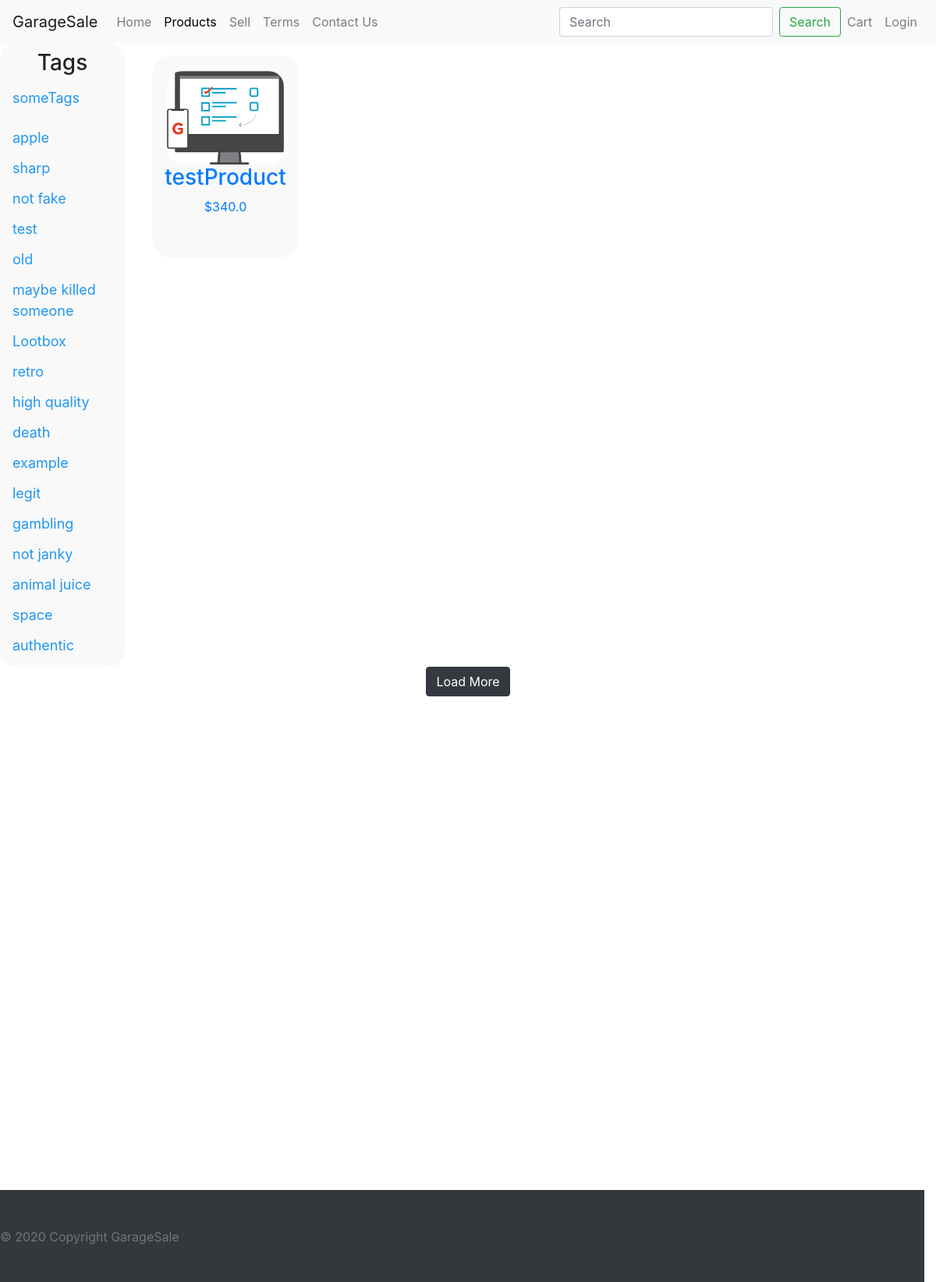
Screenshot of /products/someTags with the database file from the repository.
### tables this page shows
CREATE TABLE "Products"
(
	id INTEGER
		primary key autoincrement,
	name TEXT not null,
	price REAL not null,
	description TEXT,
	tags TEXT,
	image_file TEXT,
	condition TEXT,
	user int
		constraint Products_Users_uid_fk
			references Users
);

### garage_sale/routes.py (the view)
@app.route('/products/<string:tag>')
def product_list_filtered(tag):
    db = database()
    cursor = db.cursor()
    tags = cursor.execute("""
        SELECT tags FROM Products
    """).fetchmany(20)
    tag_set = set()
    for tag_list in tags:
        tag_set = tag_set.union(set(map(str.strip, tag_list[0].split(","))))
    uid = session.get("uid", None)
    if uid is not None:
        products = cursor.execute('''
        SELECT * FROM Products WHERE tags LIKE '%''' + tag + '''%' AND user=?;
        ''', (uid,)).fetchall()
    else:
        products = cursor.execute('''
            SELECT * FROM Products WHERE tags LIKE '%''' + tag + '''%';
            ''').fetchall()
    return render_template("products.j2", products=products, user=getUser(), tags=list(tag_set))

### garage_sale/__init__.py (called while the page is built)
def make_g(function):
    @wraps(function)
    def wrapper():
        value = getattr(g, function.__name__, None)
        if value is None:
            value = function()
            setattr(g, function.__name__, value)
        return value
    return wrapper

### garage_sale/database.py (called while the page is built)
@make_g
def database():
    return sqlite3.connect(DATABASE)

@app.teardown_appcontext
def close_connection(exception):
    db = database()
    if db is not None:
        db.close()

### garage_sale/routes.py (called while the page is built)
def getUser():
    uid = session.get("uid", None)
    exp = session.get("expires", None)
    if uid is None or exp is None or exp > (datetime.now() + timedelta(hours=1)):
        return None
    db = database()
    usr = db.cursor().execute('''
        SELECT fname, lname, email FROM users WHERE uid=?
    ''', (uid,)).fetchone()
    return usr

### garage_sale/templates/products.j2 (shortened to what this page needs)
{% extends "base/base.j2" %}
{% import "base/macros.j2" as macro %}
{% block styles %}
    {{ macro.css_stylesheet(url_for('static', filename='styles/products.css')) }}
{% endblock %}
{% block content %}
    <div class="closesCart filter-list">
        <h3>Tags</h3>
        {% for tag in tags %}
            <a href="{{ url_for('product_list_filtered', tag=tag) }}">{{ tag }}</a>
        {% endfor %}
    </div>
    <body>
    <div class=" closesCart container">
        <div id="prod-container">
            {% for p in products %}
                <div class="product" id="{{ p[0] }}">
                    <a href="{{ url_for('product', product_id=p[0]) }}">
                        <div class="product-image">
                            <img class="prodImg"
                                src="{{ url_for('static', filename=('images/products/' + p[5]) if p[5] else "images/product_image_not_available.png") }}"
                                alt="product image">
                        </div>
                        <h3 class="prodTitle">{{ p[1] }}</h3>
                        <p class="price">${{ p[2] }}</p>
                    </a>
                    {% if user %}
                    {% else %}
                        <div class="center">
                        </div>
                    {% endif %}
                </div>
            {% endfor %}
        </div>
        <div id="buttonDiv">
            <button id="load-btn" type="button" class="btn btn-dark">Load More</button>
        </div>
    </div>
    </body>
{% endblock %}

### garage_sale/static/styles/products.css (style rules this page uses)
.product { background-color: #F9F9F9; width: 188px; margin-top: 15px; margin-bottom: 15px; margin-right: 15px; border-radius: 25px; }
#prod-container { display: flex; flex-wrap: wrap; justify-content: space-between; margin-left: 150px; }
#buttonDiv { padding-top: 50px; padding-bottom: 150px; }
.product-image { height: 120px; max-width: 188px; overflow: hidden; margin-top: 20px; margin-left: auto; margin-right: auto; }
.product-image img { display: block; border-radius: 20px; margin: auto; max-width: 188px; max-height: 120px; }
.prodTitle { text-align: center; }
.price { text-align: center; }
#load-btn { clear: both; display: block; margin-right: auto; margin-left: auto; }
.filter-list { border-radius: 20px; width: 160px; height: 70%; background: #F9F9F9; overflow-x: hidden; padding: 8px 0; float: left; }
.filter-list h3 { text-align: center; }
.filter-list a { padding: 6px 8px 6px 16px; text-decoration: none; font-size: 18px; color: #2196F3; display: block; }
body { margin-bottom: 60px !important; }

### garage_sale/static/styles/base.css (style rules this page uses)
html { position: relative; min-height: 100%; }

### rows the page displays
Products: tags "someTags", image_file (picture), name "testProduct", price "340.0"
Products: tags "death"
Products: tags "animal juice"

### other values shown
{{ tag }} "apple" "sharp" "not fake" "test" "old" "maybe killed someone" "Lootbox" "retro" "high quality" "example" "legit" "gambling" "not janky" "space" "authentic"
